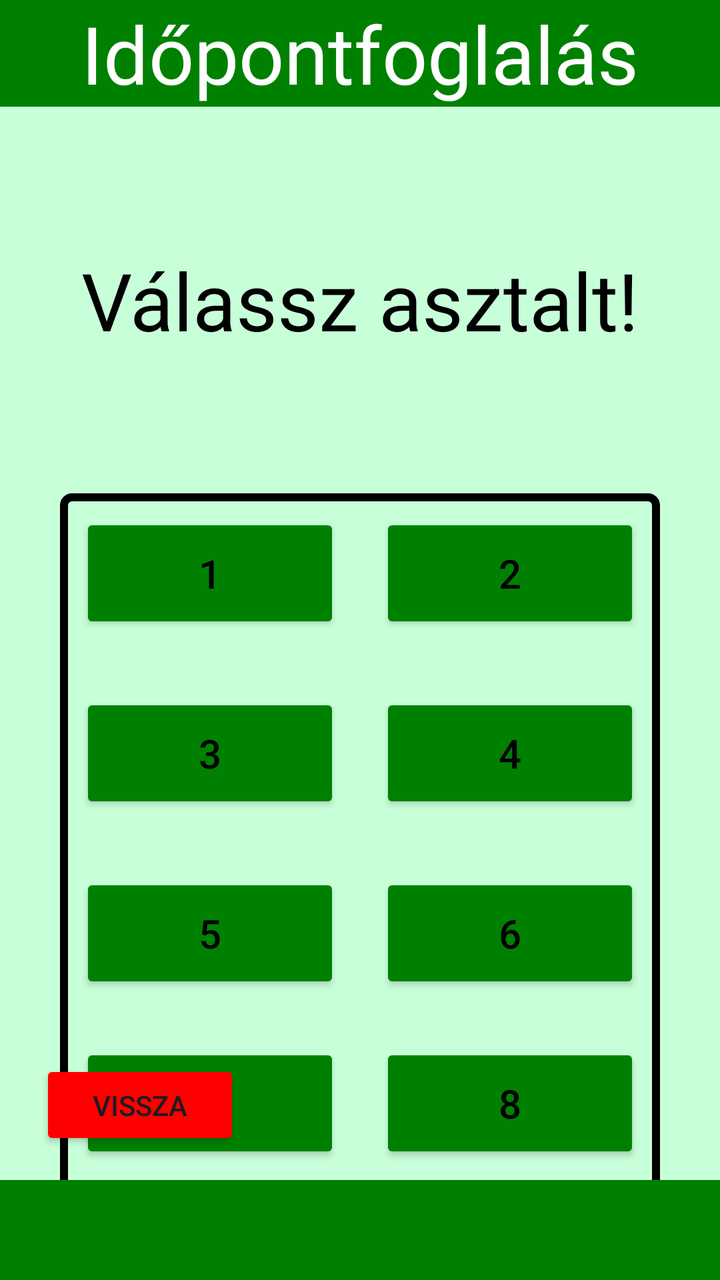
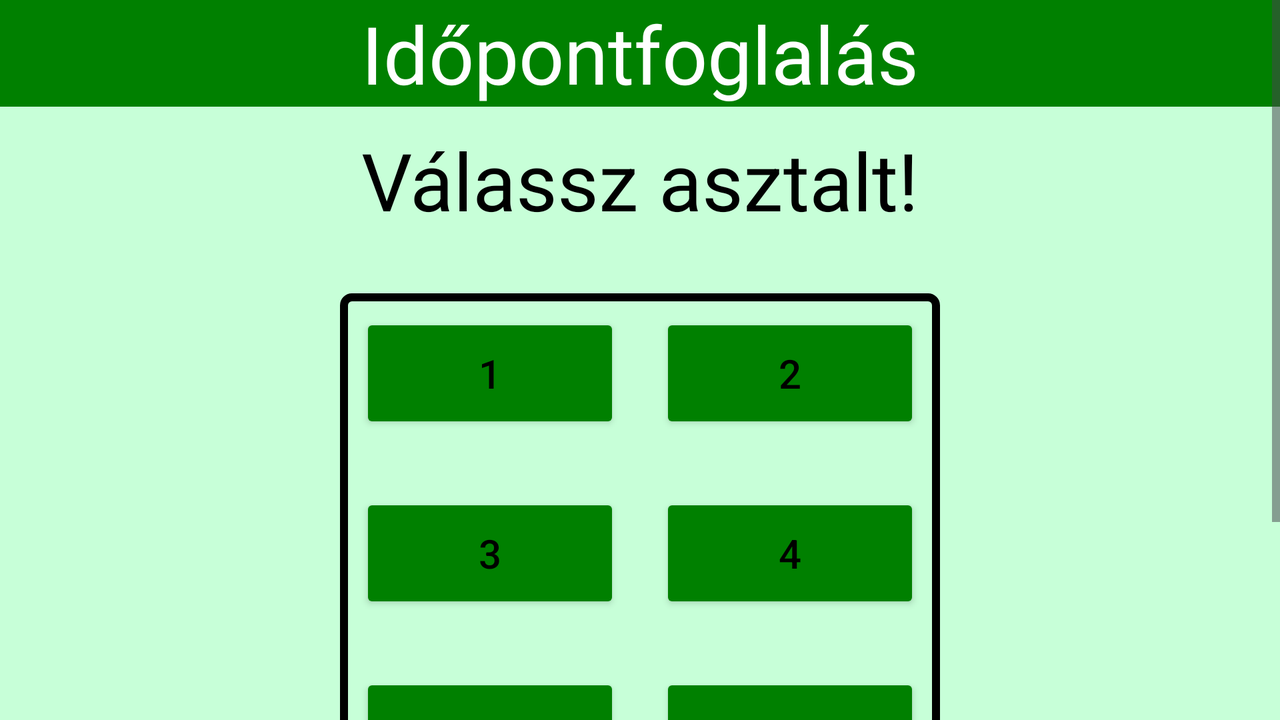

Two renders of one Android screen. The first uses the default layout on a phone; the second uses the alternative layout the repository ships for a different screen configuration, on a matching device. The two XML files are below.
<!-- AndroidManifest.xml: application theme Theme.Billiard_idopontfoglalo_app -->
<!-- res/layout/activity_table_choosing.xml -->
<?xml version="1.0" encoding="utf-8"?>
<androidx.constraintlayout.widget.ConstraintLayout xmlns:android="http://schemas.android.com/apk/res/android"
    xmlns:app="http://schemas.android.com/apk/res-auto"
    xmlns:tools="http://schemas.android.com/tools"
    android:id="@+id/main"
    android:layout_width="match_parent"
    android:layout_height="match_parent"
    android:background="@color/light_green"
    tools:context=".TableChoosingActivity">

    <TextView
        android:id="@+id/registrationTextView"
        android:layout_width="match_parent"
        android:layout_height="wrap_content"
        android:text="@string/reservation"
        android:background="@color/dark_green"
        android:textColor="@color/white"
        android:textSize="40sp"
        android:textAlignment="center"
        app:layout_constraintTop_toTopOf="parent"
        app:layout_constraintStart_toStartOf="parent"
        app:layout_constraintEnd_toEndOf="parent"/>

    <TextView
        android:id="@+id/ChooseTableEditText"
        android:layout_width="match_parent"
        android:layout_height="wrap_content"
        android:layout_marginTop="70dp"
        android:layout_marginBottom="@dimen/login_edittext_distance"
        android:textSize="40sp"
        android:text="@string/choose_table"
        android:textAlignment="center"
        android:textAppearance="@color/black"
        app:layout_constraintTop_toBottomOf="@+id/registrationTextView"
        app:layout_constraintEnd_toEndOf="parent"
        app:layout_constraintStart_toStartOf="parent" />

    <TextView
        android:id="@+id/Terem"
        android:layout_width="300dp"
        android:layout_height="350dp"
        android:layout_marginTop="70dp"
        android:layout_marginStart="80dp"
        android:layout_marginEnd="80dp"
        android:background="@drawable/textview_border"
        app:layout_constraintTop_toBottomOf="@+id/ChooseTableEditText"
        app:layout_constraintEnd_toEndOf="parent"
        app:layout_constraintStart_toStartOf="parent" />

    <LinearLayout
        android:id="@+id/tables"
        android:layout_width="300dp"
        android:layout_height="350dp"
        android:layout_marginTop="70dp"
        android:orientation="horizontal"
        android:gravity="center"
        app:layout_constraintTop_toBottomOf="@+id/ChooseTableEditText"
        app:layout_constraintStart_toStartOf="parent"
        app:layout_constraintEnd_toEndOf="parent">

        <LinearLayout
            android:layout_width="0dp"
            android:layout_height="wrap_content"
            android:layout_weight="1"
            android:orientation="vertical">

            <Button
                android:id="@+id/table1"
                android:layout_width="match_parent"
                android:layout_height="60dp"
                android:layout_marginLeft="10dp"
                android:layout_marginRight="10dp"
                android:layout_marginTop="10dp"
                android:layout_marginBottom="20dp"
                android:text="@string/table_number_1"
                android:onClick="table_choosing"
                android:textSize="20sp"
                android:textColor="@android:color/black"
                android:backgroundTint="@color/dark_green"/>

            <Button
                android:id="@+id/table3"
                android:layout_width="match_parent"
                android:layout_height="60dp"
                android:layout_marginLeft="10dp"
                android:layout_marginRight="10dp"
                android:layout_marginTop="10dp"
                android:layout_marginBottom="20dp"
                android:backgroundTint="@color/dark_green"
                android:text="@string/table_number_3"
                android:onClick="table_choosing"
                android:textSize="20sp"
                android:textColor="@android:color/black" />

            <Button
                android:id="@+id/table5"
                android:layout_width="match_parent"
                android:layout_height="60dp"
                android:layout_marginLeft="10dp"
                android:layout_marginRight="10dp"
                android:layout_marginTop="10dp"
                android:layout_marginBottom="20dp"
                android:backgroundTint="@color/dark_green"
                android:text="@string/table_number_5"
                android:onClick="table_choosing"
                android:textSize="20sp"
                android:textColor="@android:color/black" />

            <Button
                android:id="@+id/table7"
                android:layout_width="match_parent"
                android:layout_height="60dp"
                android:layout_marginLeft="10dp"
                android:layout_marginRight="10dp"
                android:layout_marginTop="5dp"
                android:layout_marginBottom="20dp"
                android:backgroundTint="@color/dark_green"
                android:text="@string/table_number_7"
                android:onClick="table_choosing"
                android:textSize="20sp"
                android:textColor="@android:color/black" />
        </LinearLayout>

        <LinearLayout
            android:layout_width="0dp"
            android:layout_height="wrap_content"
            android:layout_weight="1"
            android:orientation="vertical">

            <Button
                android:id="@+id/table2"
                android:layout_width="match_parent"
                android:layout_height="60dp"
                android:layout_marginLeft="10dp"
                android:layout_marginRight="10dp"
                android:layout_marginTop="10dp"
                android:layout_marginBottom="20dp"
                android:backgroundTint="@color/dark_green"
                android:text="@string/table_number_2"
                android:onClick="table_choosing"
                android:textSize="20sp"
                android:textColor="@android:color/black" />

            <Button
                android:id="@+id/table4"
                android:layout_width="match_parent"
                android:layout_height="60dp"
                android:layout_marginLeft="10dp"
                android:layout_marginRight="10dp"
                android:layout_marginTop="10dp"
                android:layout_marginBottom="20dp"
                android:backgroundTint="@color/dark_green"
                android:text="@string/table_number_4"
                android:onClick="table_choosing"
                android:textSize="20sp"
                android:textColor="@android:color/black" />

            <Button
                android:id="@+id/table6"
                android:layout_width="match_parent"
                android:layout_height="60dp"
                android:layout_marginLeft="10dp"
                android:layout_marginRight="10dp"
                android:layout_marginTop="10dp"
                android:layout_marginBottom="20dp"
                android:backgroundTint="@color/dark_green"
                android:text="@string/table_number_6"
                android:onClick="table_choosing"
                android:textSize="20sp"
                android:textColor="@android:color/black" />

            <Button
                android:id="@+id/table8"
                android:layout_width="match_parent"
                android:layout_height="60dp"
                android:layout_marginLeft="10dp"
                android:layout_marginRight="10dp"
                android:layout_marginTop="5dp"
                android:layout_marginBottom="20dp"
                android:backgroundTint="@color/dark_green"
                android:text="@string/table_number_8"
                android:onClick="table_choosing"
                android:textSize="20sp"
                android:textColor="@android:color/black" />
        </LinearLayout>
    </LinearLayout>

    <Button
        android:id="@+id/cancelButton"
        android:layout_width="100dp"
        android:layout_height="45dp"
        android:backgroundTint="@color/red"
        android:onClick="cancel"
        android:text="@string/cancel"
        app:layout_constraintBottom_toBottomOf="parent"
        app:layout_constraintStart_toStartOf="parent"
        android:layout_marginBottom="65dp"
        android:layout_marginStart="20dp" />

    <FrameLayout
        android:id="@+id/BottomLine"
        android:layout_width="0dp"
        android:layout_height="50dp"
        android:background="@color/dark_green"
        app:layout_constraintBottom_toBottomOf="parent"
        app:layout_constraintEnd_toEndOf="parent"
        app:layout_constraintHorizontal_bias="0.0"
        app:layout_constraintStart_toStartOf="parent"
        app:layout_constraintTop_toTopOf="parent"
        app:layout_constraintVertical_bias="1.0">
    </FrameLayout>
</androidx.constraintlayout.widget.ConstraintLayout>
<!-- resources referenced by this layout -->
<resources>
  <color name="black">#FF000000</color>
  <color name="dark_green">#008000</color>
  <color name="light_green">#c7ffd8</color>
  <color name="red">#ff0000</color>
  <color name="white">#FFFFFFFF</color>
  <dimen name="login_edittext_distance">20dp</dimen>
  <!-- drawable textview_border (drawable) -->
  <?xml version="1.0" encoding="utf-8"?>
  <shape xmlns:android="http://schemas.android.com/apk/res/android">
      <solid android:color="@android:color/transparent" />
      <stroke
          android:width="4dp"
          android:color="@color/black" />
      <corners android:radius="4dp"/>
  </shape>
  <string name="cancel">Vissza</string>
  <string name="choose_table">Válassz asztalt!</string>
  <string name="reservation">Időpontfoglalás</string>
  <string name="table_number_1">1</string>
  <string name="table_number_2">2</string>
  <string name="table_number_3">3</string>
  <string name="table_number_4">4</string>
  <string name="table_number_5">5</string>
  <string name="table_number_6">6</string>
  <string name="table_number_7">7</string>
  <string name="table_number_8">8</string>
  <style name="Theme.Billiard_idopontfoglalo_app" parent="Base.Theme.Billiard_idopontfoglalo_app" />
  <style name="Base.Theme.Billiard_idopontfoglalo_app" parent="Theme.Material3.DayNight.NoActionBar">
          
          
      </style>
</resources>
<!-- res/layout-land/activity_table_choosing.xml (the author's variant of the layout above) -->
<!-- drawn on the phone turned sideways -->
<?xml version="1.0" encoding="utf-8"?>
<ScrollView xmlns:android="http://schemas.android.com/apk/res/android"
    xmlns:app="http://schemas.android.com/apk/res-auto"
    xmlns:tools="http://schemas.android.com/tools"
    android:layout_width="match_parent"
    android:layout_height="match_parent"
    android:background="@color/light_green">
    <androidx.constraintlayout.widget.ConstraintLayout
        android:id="@+id/main"
        android:layout_width="match_parent"
        android:layout_height="wrap_content"
        android:background="@color/light_green"
        tools:context=".TableChoosingActivity">

        <TextView
            android:id="@+id/registrationTextView"
            android:layout_width="match_parent"
            android:layout_height="wrap_content"
            android:text="@string/reservation"
            android:background="@color/dark_green"
            android:textColor="@color/white"
            android:textSize="40sp"
            android:textAlignment="center"
            app:layout_constraintTop_toTopOf="parent"
            app:layout_constraintStart_toStartOf="parent"
            app:layout_constraintEnd_toEndOf="parent"/>

        <TextView
            android:id="@+id/ChooseTableEditText"
            android:layout_width="match_parent"
            android:layout_height="wrap_content"
            android:layout_marginTop="10dp"
            android:layout_marginBottom="@dimen/login_edittext_distance"
            android:textSize="40sp"
            android:text="@string/choose_table"
            android:textAlignment="center"
            android:textAppearance="@color/black"
            app:layout_constraintTop_toBottomOf="@+id/registrationTextView"
            app:layout_constraintEnd_toEndOf="parent"
            app:layout_constraintStart_toStartOf="parent" />

        <TextView
            android:id="@+id/Terem"
            android:layout_width="300dp"
            android:layout_height="350dp"
            android:layout_marginTop="30dp"
            android:layout_marginStart="80dp"
            android:layout_marginEnd="80dp"
            android:background="@drawable/textview_border"
            app:layout_constraintTop_toBottomOf="@+id/ChooseTableEditText"
            app:layout_constraintEnd_toEndOf="parent"
            app:layout_constraintStart_toStartOf="parent" />

        <LinearLayout
            android:id="@+id/tables"
            android:layout_width="300dp"
            android:layout_height="350dp"
            android:layout_marginTop="30dp"
            android:layout_marginBottom="50dp"
            android:orientation="horizontal"
            android:gravity="center"
            app:layout_constraintTop_toBottomOf="@+id/ChooseTableEditText"
            app:layout_constraintStart_toStartOf="parent"
            app:layout_constraintEnd_toEndOf="parent">

            <LinearLayout
                android:layout_width="0dp"
                android:layout_height="wrap_content"
                android:layout_weight="1"
                android:orientation="vertical">

                <Button
                    android:id="@+id/table1"
                    android:layout_width="match_parent"
                    android:layout_height="60dp"
                    android:layout_marginLeft="10dp"
                    android:layout_marginRight="10dp"
                    android:layout_marginTop="10dp"
                    android:layout_marginBottom="20dp"
                    android:text="@string/table_number_1"
                    android:onClick="table_choosing"
                    android:textSize="20sp"
                    android:textColor="@android:color/black"
                    android:backgroundTint="@color/dark_green"/>

                <Button
                    android:id="@+id/table3"
                    android:layout_width="match_parent"
                    android:layout_height="60dp"
                    android:layout_marginLeft="10dp"
                    android:layout_marginRight="10dp"
                    android:layout_marginTop="10dp"
                    android:layout_marginBottom="20dp"
                    android:backgroundTint="@color/dark_green"
                    android:text="@string/table_number_3"
                    android:onClick="table_choosing"
                    android:textSize="20sp"
                    android:textColor="@android:color/black" />

                <Button
                    android:id="@+id/table5"
                    android:layout_width="match_parent"
                    android:layout_height="60dp"
                    android:layout_marginLeft="10dp"
                    android:layout_marginRight="10dp"
                    android:layout_marginTop="10dp"
                    android:layout_marginBottom="20dp"
                    android:backgroundTint="@color/dark_green"
                    android:text="@string/table_number_5"
                    android:onClick="table_choosing"
                    android:textSize="20sp"
                    android:textColor="@android:color/black" />

                <Button
                    android:id="@+id/table7"
                    android:layout_width="match_parent"
                    android:layout_height="60dp"
                    android:layout_marginLeft="10dp"
                    android:layout_marginRight="10dp"
                    android:layout_marginTop="5dp"
                    android:layout_marginBottom="20dp"
                    android:backgroundTint="@color/dark_green"
                    android:text="@string/table_number_7"
                    android:onClick="table_choosing"
                    android:textSize="20sp"
                    android:textColor="@android:color/black" />
            </LinearLayout>


            <LinearLayout
                android:layout_width="0dp"
                android:layout_height="wrap_content"
                android:layout_weight="1"
                android:orientation="vertical">

                <Button
                    android:id="@+id/table2"
                    android:layout_width="match_parent"
                    android:layout_height="60dp"
                    android:layout_marginLeft="10dp"
                    android:layout_marginRight="10dp"
                    android:layout_marginTop="10dp"
                    android:layout_marginBottom="20dp"
                    android:backgroundTint="@color/dark_green"
                    android:text="@string/table_number_2"
                    android:onClick="table_choosing"
                    android:textSize="20sp"
                    android:textColor="@android:color/black" />

                <Button
                    android:id="@+id/table4"
                    android:layout_width="match_parent"
                    android:layout_height="60dp"
                    android:layout_marginLeft="10dp"
                    android:layout_marginRight="10dp"
                    android:layout_marginTop="10dp"
                    android:layout_marginBottom="20dp"
                    android:backgroundTint="@color/dark_green"
                    android:text="@string/table_number_4"
                    android:onClick="table_choosing"
                    android:textSize="20sp"
                    android:textColor="@android:color/black" />

                <Button
                    android:id="@+id/table6"
                    android:layout_width="match_parent"
                    android:layout_height="60dp"
                    android:layout_marginLeft="10dp"
                    android:layout_marginRight="10dp"
                    android:layout_marginTop="10dp"
                    android:layout_marginBottom="20dp"
                    android:backgroundTint="@color/dark_green"
                    android:text="@string/table_number_6"
                    android:onClick="table_choosing"
                    android:textSize="20sp"
                    android:textColor="@android:color/black" />

                <Button
                    android:id="@+id/table8"
                    android:layout_width="match_parent"
                    android:layout_height="60dp"
                    android:layout_marginLeft="10dp"
                    android:layout_marginRight="10dp"
                    android:layout_marginTop="5dp"
                    android:layout_marginBottom="20dp"
                    android:backgroundTint="@color/dark_green"
                    android:text="@string/table_number_8"
                    android:onClick="table_choosing"
                    android:textSize="20sp"
                    android:textColor="@android:color/black" />
            </LinearLayout>
        </LinearLayout>

        <Button
            android:id="@+id/cancelButton"
            android:layout_width="100dp"
            android:layout_height="45dp"
            android:backgroundTint="@color/red"
            android:onClick="cancel"
            android:text="@string/cancel"
            app:layout_constraintBottom_toBottomOf="parent"
            app:layout_constraintStart_toStartOf="parent"
            android:layout_marginStart="20dp" />

    </androidx.constraintlayout.widget.ConstraintLayout>
</ScrollView>
